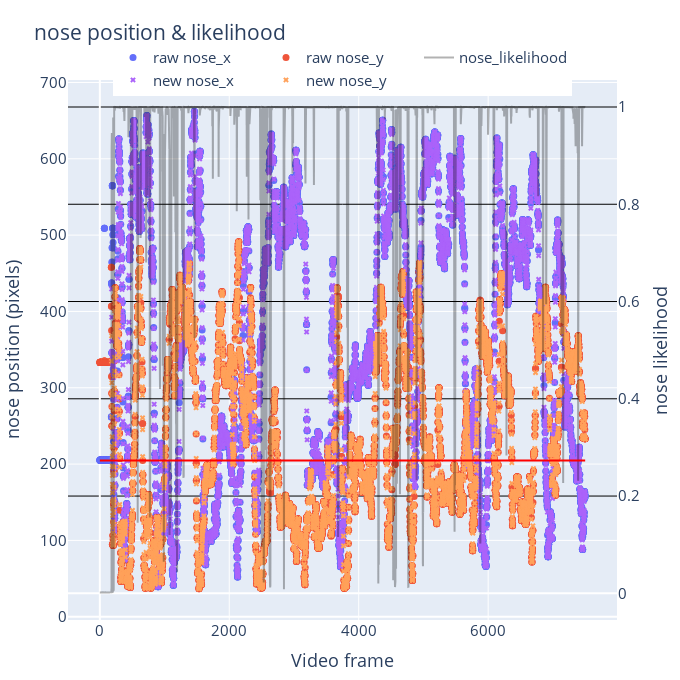

Notebook source saved alongside this figure:
### Code cell
# Create figure
fig = go.Figure()

# Add traces for raw data
for column in df_raw.columns:
    if bodypart in column:
        if 'likelihood' not in column:
            fig.add_trace(go.Scatter(x=df_raw.index, y=df_raw[column], mode='markers', name=f'raw {column}', marker=dict(symbol='circle', size=7)))
        else:
            fig.add_trace(go.Scatter(x=df_raw.index, y=df_raw[column], name=f'{column}', line=dict(color='black'), yaxis='y2',opacity=0.3))

# Add traces for smoothed data
for column in df_smooth.columns:
    if bodypart in column:
        if 'likelihood' not in column:
            fig.add_trace(go.Scatter(x=df_smooth.index, y=df_smooth[column], mode='markers', name=f'new {column}', marker=dict(symbol='x', size=5)))

median = df_raw[f'{bodypart}_likelihood'].median()
mean = df_raw[f'{bodypart}_likelihood'].mean()
std_dev = df_raw[f'{bodypart}_likelihood'].std()
    
if tolerance == 'mean':
    limit = mean - certainty*std_dev
elif tolerance == 'median':
    limit = median - certainty*std_dev
else:
    limit = tolerance

# Update layout for secondary y-axis
fig.update_layout(
    xaxis=dict(title='Video frame'),
    yaxis=dict(title=f'{bodypart} position (pixels)'),
    yaxis2=dict(title=f'{bodypart} likelihood', 
                overlaying='y', 
                side='right',
                gridcolor='black'),
    title=f'{bodypart} position & likelihood',
    width=680,
    height=680,
    legend=dict(yanchor="bottom",
                y=0.97,
                xanchor="center",
                x=0.5,
                orientation="h"),
    shapes=[dict(type='line', 
                 x0=df_raw.index.min(), 
                 x1=df_raw.index.max(), 
                 y0=limit, 
                 y1=limit, 
                 line=dict(color='red', dash='solid'),
                 yref='y2')],
    margin=dict(t=80, b=20, l=60, r=40),  # Adjust margins for better layout
    showlegend=True,
    font=dict(size=15)
)

# Show plot
fig.show()

### Figure 1 — Plotly figure (JSON) as saved in the notebook; plotly's stock layout.template omitted (floating-point values rounded to 4 significant figures; data arrays with more than 128 entries replaced by an {"elided": "..."} marker saying what was removed)
{"data": [{"marker": {"size": 7, "symbol": "circle"}, "mode": "markers", "name": "raw nose_x", "type": "scatter", "x": {"elided": "7500 int values"}, "y": {"elided": "7500 float values"}}, {"marker": {"size": 7, "symbol": "circle"}, "mode": "markers", "name": "raw nose_y", "type": "scatter", "x": {"elided": "7500 int values"}, "y": {"elided": "7500 float values"}}, {"line": {"color": "black"}, "name": "nose_likelihood", "opacity": 0.3, "type": "scatter", "x": {"elided": "7500 int values"}, "y": {"elided": "7500 float values"}, "yaxis": "y2"}, {"marker": {"size": 5, "symbol": "x"}, "mode": "markers", "name": "new nose_x", "type": "scatter", "x": {"elided": "7500 int values"}, "y": {"elided": "7500 float values"}}, {"marker": {"size": 5, "symbol": "x"}, "mode": "markers", "name": "new nose_y", "type": "scatter", "x": {"elided": "7500 int values"}, "y": {"elided": "7500 float values"}}], "layout": {"font": {"size": 15}, "height": 680, "legend": {"orientation": "h", "x": 0.5, "xanchor": "center", "y": 0.97, "yanchor": "bottom"}, "margin": {"b": 20, "l": 60, "r": 40, "t": 80}, "shapes": [{"line": {"color": "red", "dash": "solid"}, "type": "line", "x0": 0, "x1": 7499, "y0": 0.2731, "y1": 0.2731, "yref": "y2"}], "showlegend": true, "title": {"text": "nose position & likelihood"}, "width": 680, "xaxis": {"title": {"text": "Video frame"}}, "yaxis": {"title": {"text": "nose position (pixels)"}}, "yaxis2": {"gridcolor": "black", "overlaying": "y", "side": "right", "title": {"text": "nose likelihood"}}}}
